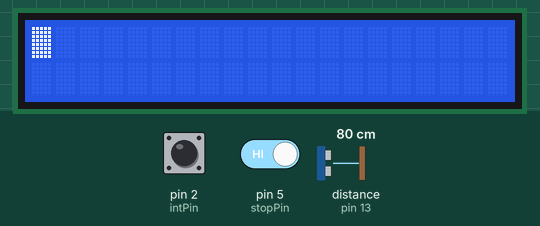
Recording of a sketch running on a simulated Arduino Uno, built with avr-gcc and run on an emulated ATmega328P. On the bench: 20×2 character LCD. Inputs (shaded band) come from the test bench; at power-on: pin 2 (intPin) HIGH, pin 5 (stopPin) HIGH, distance to the obstacle (sensor on pin 13) 80 cm. The echo pulse lasts 58.3 µs per cm; what the sketch prints to the serial monitor is not drawn.

Above: at 1.2 s.
1.3 s: pin 2 (intPin) pulled LOW for 0.15 s
At 2.6 s:
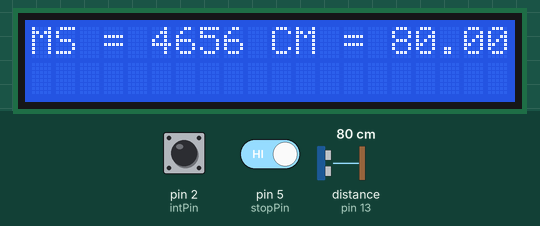
2.9 s: pin 2 (intPin) driven LOW and pin 5 (stopPin) driven LOW
5.5 s: pin 5 (stopPin) driven HIGH
7.0 s: distance to the obstacle (sensor on pin 13) set to 2 cm
At 8.1 s:
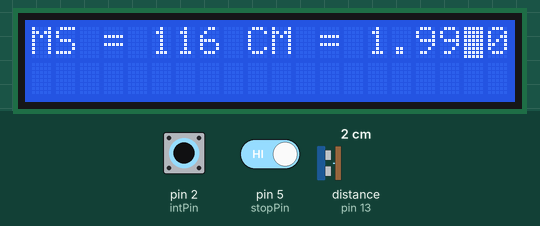
9.0 s: distance to the obstacle (sensor on pin 13) set to 4 cm
At 11.1 s:
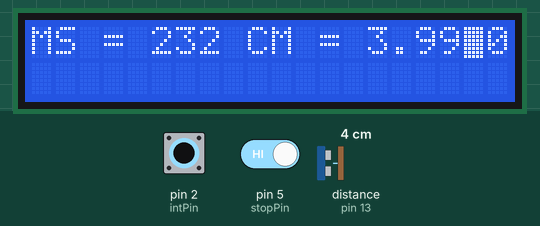
11.4 s: distance to the obstacle (sensor on pin 13) set to 9 cm
At 13.7 s:
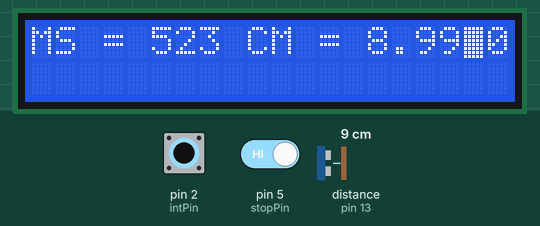
Timing chart, 0 to 14.7 s (numbered marks = the images above; inputs shaded):
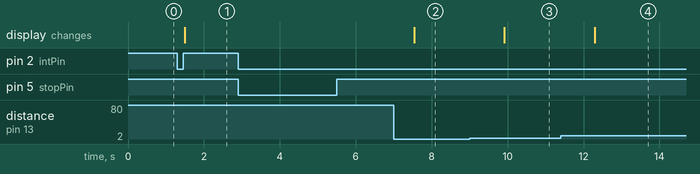

Measured:
- after the input at 1.3 s, the display: changes after 0.19 s (image 1)
- after the input at 2.9 s, every drawn part: stays the same
- after the input at 5.5 s, every drawn part: stays the same
- after the input at 7.0 s, the display: changes after 0.55 s (image 2)
- after the input at 9.0 s, the display: changes after 0.92 s (image 3)
- after the input at 11.4 s, the display: changes after 0.90 s (image 4)

The sketch:

hw3.ino
```cpp
#include <Ultrasonic.h>
#include<LiquidCrystal.h>
#define TRIGGER 12
#define ECHO 13
#define MAXword 40
#define ROW(x) (x / 2)
#define COL(x) (x % 20)
LiquidCrystal lcd(11, 10, 9, 8, 7, 6);
Ultrasonic ultrasonic(TRIGGER, ECHO);

const byte intPin=2;
volatile boolean SW=LOW;
volatile boolean STOP=LOW;
const byte stopPin=5;

void setup()
{
  Serial.begin(9600);
  Serial.println("04050343 04050794 START");
  lcd.begin(20, 2);
  lcd.cursor(); // 游標
  lcd.blink(); // 游標閃爍

  //pinMode(ledPin, OUTPUT);
  pinMode(intPin, INPUT_PULLUP);
  pinMode(5, INPUT_PULLUP);
 // digitalWrite(ledPin, ledState); //set LED OFF
  attachInterrupt(0, int0, LOW); //assign int0
}
void loop()
{
  STOP = digitalRead(5);
 if (STOP)
  {
    interrupts();
    }
  else
  {
     noInterrupts();
  }
}
void int0()
{
  SW=!SW; //reverse state
 float cm, in;
long ms = ultrasonic.timing();
cm = ultrasonic.convert(ms, Ultrasonic::CM);
in = ultrasonic.convert(ms, Ultrasonic::IN);
Serial.print("MS: "); Serial.print(ms);
Serial.print(", CM: "); Serial.print(cm);
Serial.print(", IN: "); Serial.println(in);
//04050343 04050794
lcd.home();
lcd.print("MS = ");
lcd.print(ms);
//lcd.setCursor(0, 1);
lcd.print(" CM = ");
lcd.print(cm);
//lcd.clear();

 // delay(2000);

}
```
